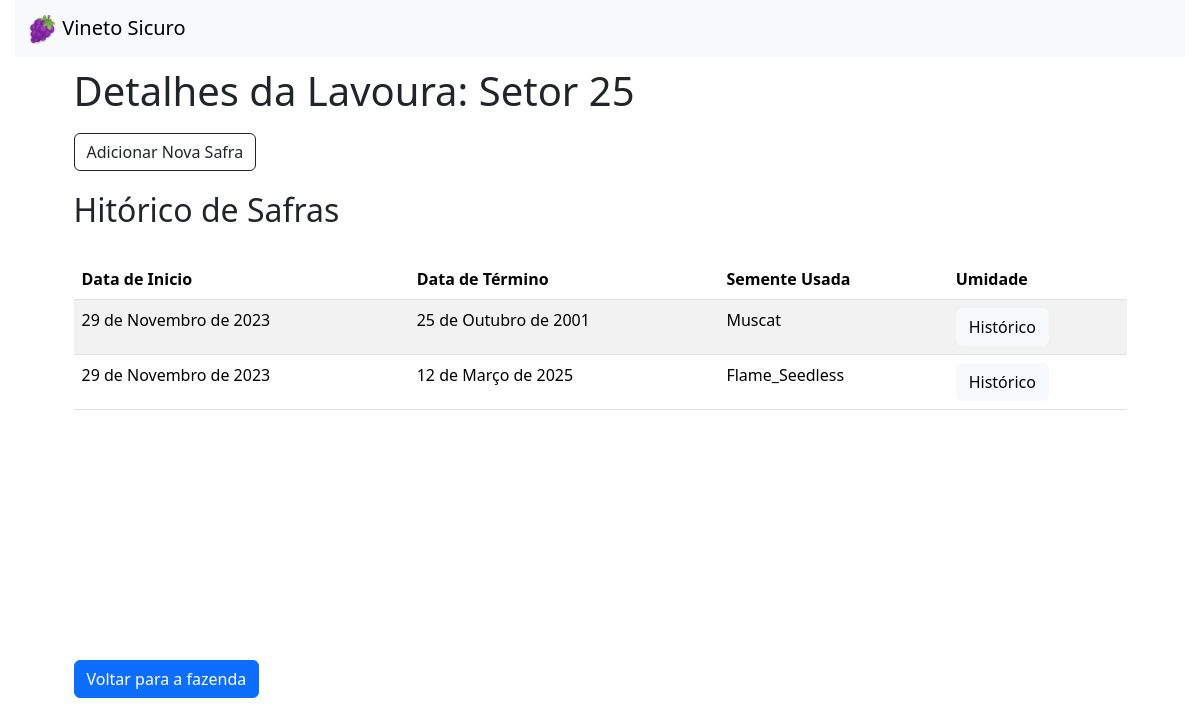
Page /farms/2/harvests/3/ on the committed database.
### app1/models.py (models this page shows)
class Harvest(models.Model):
    localization = models.CharField(max_length=100)
    farm = models.ForeignKey(Farm,
                               null=False,
                               on_delete=models.CASCADE,
                               related_name='harvests',
                               )

class Tillage(models.Model):
    SEEDS = (
    ('Thompson_Seedless', 'Uva Thompson Seedless'),
    ('Red_Globe', 'Uva Red Globe'),
    ('Flame_Seedless', 'Uva Flame Seedless'),
    ('Concord', 'Uva Concord'),
    ('Muscat', 'Uva Muscat'),
    ('Cabernet_Sauvignon', 'Uva Cabernet Sauvignon'),
    ('Chardonnay', 'Uva Chardonnay'),
    ('Merlot', 'Uva Merlot'),
    ('Pinot_Noir', 'Uva Pinot Noir'),
    ('Zinfandel', 'Uva Zinfandel'),
    )
    startdate = models.DateField(auto_now=True)
    active = models.BooleanField(default=False)
    enddate = models.DateField()
    health = models.CharField(max_length=100)
    usedseed = models.CharField(max_length=60, choices=SEEDS)
    harvestId = models.ForeignKey(Harvest,
                                  null=False,
                                  on_delete=models.CASCADE,
                                  related_name='tillages')

### app1/views.py (the view)
# urls.py: path('farms/<int:farm_id>/harvests/<int:harvest_id>/', views.harvest_detail, name='harvest_detail'),
def harvest_detail(request, farm_id, harvest_id):
    farm = get_object_or_404(Farm, pk=farm_id)
    harvest = get_object_or_404(Harvest, pk=harvest_id, farm=farm)
    return render(request, 'app1/harvest_detail.html', {'farm': farm, 'harvest': harvest})

### Templates/app1/harvest_detail.html (shortened to what this page needs)
<!DOCTYPE html>
{% load static %}
<html lang="en">
<head>
    <link href="https://cdn.jsdelivr.net/npm/bootstrap@5.3.2/dist/css/bootstrap.min.css" rel="stylesheet">
    <link href="{% static '/app1/img/style.css' %}" rel="stylesheet">
</head>
<body>
    <nav class="navbar bg-body-tertiary">
        <div class="container-fluid">
          <a class="navbar-brand" href="#">
            <img src="{% static '/app1/img/logo.png' %}"  alt="Logo" width="30"  class="d-inline-block align-text-top">
            Vineto Sicuro
          </a>
        </div>
      </nav>
    <h1 style="margin-left: 5%; margin-top: 10px;">Detalhes da Lavoura: {{ harvest.localization }}</h1>
    <a href="{% url 'app1:tillage_create' farm_id=harvest.farm_id harvest_id=harvest.pk %}"  type="button" class="btn btn-outline-dark" style="margin-left: 5%; margin-bottom: 10px; margin-top: 10px;">Adicionar Nova Safra</a>
    <h2 style="margin-left: 5%; margin-top: 10px;">Hitórico de Safras</h2>
    <div style=" padding-left: 5%; padding-right: 5% ; margin-top: 30px;">
        <table class="table table-striped table-hover">
          <thead>
            <tr>
              <th scope="col">Data de Inicio</th>
              <th scope="col">Data de Término</th>
              <th scope="col">Semente Usada</th>
              <th scope="col">Umidade</th>
            </tr>
          </thead>
          {% for tillage in harvest.tillages.all %}
            <tr>
              <td> {{ tillage.startdate }}</td>
              <td>{{ tillage.enddate }}</td>
              <td> {{ tillage.usedseed }}</td>
              <td>
                <a href="{% url 'app1:tillage_detail' tillage_id=tillage.pk %}" type="button" class="btn btn-light">Histórico</a>
              </td>
            </tr>
            {% endfor %}
        </table>
      </div>
    <a href="{% url 'app1:farm_detail' pk=harvest.farm_id %}" type="button" class="btn btn-primary" style="margin-left: 5%; margin-bottom: 10px; margin-top: 20%;">Voltar para a fazenda</a>
</body>
</html>

### static/app1/img/style.css (style rules this page uses)
body { padding-left: 15px; padding-right: 15px ; }

### rows in the picture
Harvest: localization "Setor 25"
Tillage: startdate "29 de Novembro de 2023", enddate "25 de Outubro de 2001", usedseed "Muscat"
Tillage: startdate "29 de Novembro de 2023", enddate "12 de Março de 2025", usedseed "Flame_Seedless"
